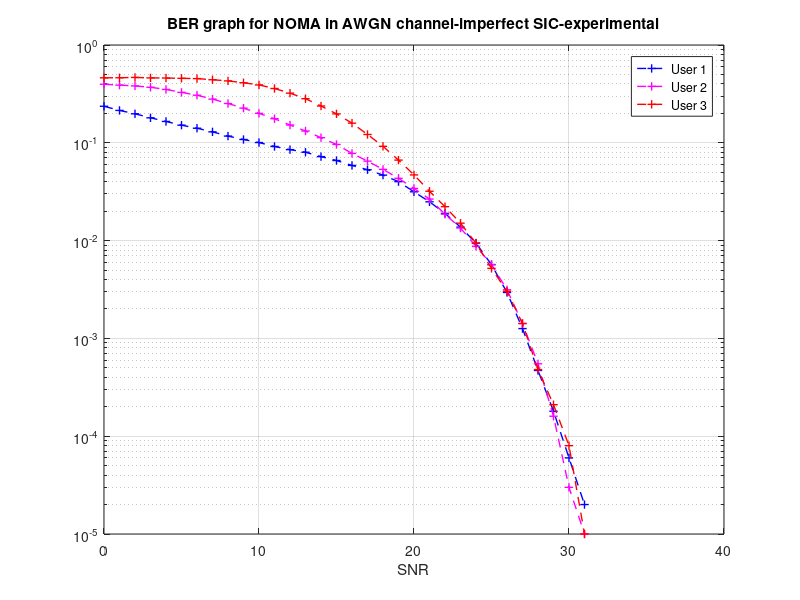

Write MATLAB code to recreate this figure.
clc; clear variables;
N = 10^5;
SNR = 0:40;
P=1;
a1 = 0.70; a2 = 0.25; a3 = 0.05;
ber1=zeros([1 length(SNR)]);
ber2=zeros([1 length(SNR)]);
ber3=zeros([1 length(SNR)]);
for u = 1:length(SNR)
    x1 = randi([0 1],1,N);
    x2 = randi([0 1],1,N);
    x3 = randi([0 1],1,N);
    xmod1 = 2*x1-1;
    xmod2 = 2*x2-1;
    xmod3 = 2*x3-1;
    x = sqrt(a1*P)*xmod1 + sqrt(a2*P)*xmod2+ sqrt(a3*P)*xmod3;
    y1 = awgn(x,SNR(u),'measured');
    y2 = awgn(x,SNR(u),'measured');
    y3 = awgn(x,SNR(u),'measured');

    %AT USER 1
    %Direct decoding of x from y1
    x1_hat = ones(1,N);         
    x1_hat(y1 < 0) = 0;%Final bits for user 1
    
    %AT USER 2
    x21_est = ones(1,N);
    x21_est(y2 < 0) = -1;       %Estimate user 1's signal first
    rem2 = y2 - sqrt(a1*P)*x21_est;%Extract useless signal 1 from y2
    %Decode x2 from rem without signal x1
    x2_hat = zeros(1,N);
    x2_hat(rem2>0) = 1;%Final bits for user 2
    
    %AT USER 3
    x31_est = ones(1,N);
    x31_est(y3 < 0) = -1; %Estimate user 1's signal first
    rem23 = y3 - sqrt(a1*P)*x31_est; %Extract useless signal 1 from y3
    x32_est = ones(1,N);
    x32_est(rem23<0) = -1;
    rem33=y3 - sqrt(a1*P)*x31_est - sqrt(a2*P)*x32_est; %Extract useless signal 2 from y3
    %Decode x3 from rem
    x3_hat = zeros(1,N);
    x3_hat(rem33>0) = 1;%Final bits for user 3

    %Estimate BER
    ber1(u) = biterr(x1,x1_hat)/N;
    ber2(u) = biterr(x2,x2_hat)/N;
    ber3(u) = biterr(x3,x3_hat)/N;
end
% plot BER curves
colorstring = 'bmr';
figure(1)
semilogy(SNR, ber1,'+--','Color', colorstring(1), 'linewidth', 1); 
ylim([10^(-5) 1])
hold on; grid on;
semilogy(SNR, ber2,'+--','Color', colorstring(2), 'linewidth', 1);
semilogy(SNR, ber3,'+--','Color', colorstring(3), 'linewidth', 1); 
% snr = db2pow(SNR);      %SNR range in linear scale
% theoryBer = qfunc(sqrt(1*snr));
% semilogy(SNR+17,theoryBer,'*-','Color',colorstring(5),'linewidth',1);
legend('User 1','User 2','User 3','Location','northeast');
title('BER graph for NOMA in AWGN channel-imperfect SIC-experimental');
xlabel('SNR');
